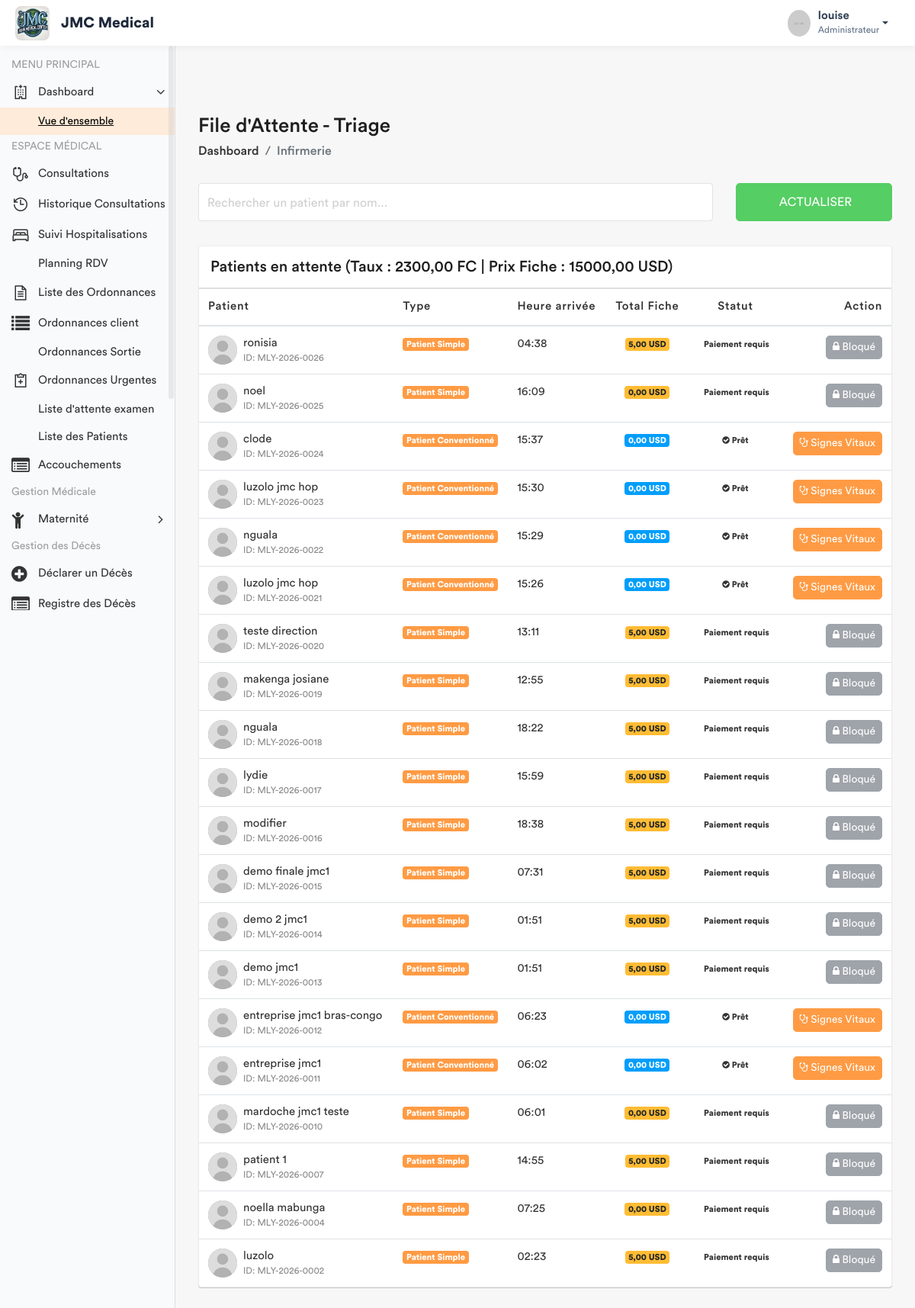
Screenshot of /infirmerie/attente/ (signed in) with the database file from the repository.
### app/models.py (models this page shows, shortened)
class ConfigurationHopital(models.Model):
    taux_usd_en_cdf = models.DecimalField(max_digits=10, decimal_places=2, default=Decimal('2500.00'))
    derniere_mise_a_jour = models.DateTimeField(auto_now=True)
    class Meta:
        verbose_name = "Configuration du Taux"
    @classmethod
    def get_taux(cls):
        config = cls.objects.first()
        if config:
            return config.taux_usd_en_cdf
        return Decimal('2500.00')

class Prestation(models.Model):
    CATEGORIES = [
        ('ADM', 'Administratif'),
        ('CONS', 'Consultation'),
        ('LABO', 'Laboratoire'),
        ('SOIN', 'Soins'),
        ('ECHO', 'Échographie'),
        ('RADIO', 'Radiologie'),
        ('SCAN', 'Scanner'),
        ('IRM', 'IRM'),
        ('CARDIO', 'Cardiographie'),
        ('GYNECO', 'Gynécographie'),
        ('ONCO', 'Oncologie'),
        ('ORTHO', 'Orthopédie'),
        ('DERMA', 'Dermatologie'),
        ('OPHTA', 'Ophtalmologie'),
        ('PSY', 'Psychiatrie'),
        ('KINE', 'Rééducation / Kinésithérapie'),
        ('MED', 'Acte Médical'),
        ('CHIR', 'Acte Chirurgical'),
        ('CONS_MAT', 'Consultation Maternité'),
        ('MAT', 'Forfait Maternité / Accouchement'),
    ]
    libelle = models.CharField(max_length=200, verbose_name="Libellé")
    categorie = models.CharField(max_length=10, choices=CATEGORIES, verbose_name="Catégorie")
    prix = models.DecimalField(max_digits=10, decimal_places=2, default=Decimal('0.00'), verbose_name="Prix (CDF)")
    hopital =  models.ForeignKey(Hopital, on_delete= models.SET_NULL , null = True , related_name = 'hopital_prestation')
    valeur_normale = models.CharField(
        max_length=150, blank=True, null=True,
        verbose_name="Valeur Normale / Référence (Labo uniquement)",
        help_text="Ex: 70-110 mg/dl, Négatif, etc."
    )
    class Meta:
        verbose_name = "Prestation"
        verbose_name_plural = "Prestations"

class Patient(models.Model):
    TYPE_CHOICES = [
        ('SIMPLE', 'Patient Simple'),
        ('FIDELE', 'Patient Fidèle'),
        ('CONVENTIONNE', 'Patient Conventionné'),
    ]
    code_patient = models.CharField(max_length=20, unique=True, editable=False)
    noms = models.CharField(max_length=100)
    service = models.ForeignKey('Service', on_delete=models.PROTECT, related_name='patients', null=True)
    sexe = models.CharField(max_length=1, choices=[('M', 'Masculin'), ('F', 'Féminin')])
    age = models.CharField(max_length=30)
    adresse = models.TextField()
    telephone = models.CharField(max_length=20)
    hopital = models.ForeignKey(Hopital , on_delete=models.SET_NULL , related_name= 'patient_hopital', null = True)
    type_patient = models.CharField(max_length=15, choices=TYPE_CHOICES, default='SIMPLE')
    a_carte_fidelite = models.BooleanField(default=False, verbose_name="Possède carte de fidélité")
    entreprise = models.ForeignKey(
        'Entreprise',
        on_delete=models.SET_NULL,
        null=True,
        blank=True,
        related_name='patients',
        verbose_name="Entreprise (si conventionné)"
    )
    fiche_payee = models.BooleanField(default=False)
    created_by = models.ForeignKey(User, on_delete=models.SET_NULL, null=True, related_name='patients_crees')
    date_creation = models.DateTimeField(auto_now_add=True)
    date_modification = models.DateTimeField(auto_now=True)

### app/views.py (the view)
# urls.py: path('infirmerie/attente/', views.liste_attente_triage, name='liste_attente_triage'),
@login_required
def liste_attente_triage(request):
    taux = ConfigurationHopital.get_taux()
    role = Fonction.objects.select_related('hopital', 'fonctionKey').filter(userKey=request.user).first()
    hopital_user = role.hopital if role else None
    if not hopital_user:
        messages.error(request, "Votre compte n'est rattaché à aucun hôpital.")
        return redirect('enregistrement_patient')
    prestation_fiche = Prestation.objects.filter(
        categorie='ADM',
        libelle__icontains='Fiche',
        hopital=hopital_user
    ).first()
    prix_fiche_usd = prestation_fiche.prix if prestation_fiche else Decimal('6.00')
    patients_liste = Patient.objects.filter(hopital=hopital_user).order_by('-date_creation')
    for patient in patients_liste:
        if patient.type_patient != 'SIMPLE':
            patient.a_solde_fiche = True
            patient.total_fiche_usd = Decimal('0.00')
            patient.doit_payer_fiche = False
        else:
            patient.doit_payer_fiche = True
            paiements = Paiement.objects.filter(patient=patient, service='FICHE', hopital=hopital_user)
            total_paye_usd = sum([
                p.montant_verse if p.devise == 'USD' else (p.montant_verse / taux)
                for p in paiements
            ], Decimal('0.00'))
            patient.total_fiche_usd = total_paye_usd
            patient.a_solde_fiche = total_paye_usd >= prix_fiche_usd
        patient.a_signes_vitaux_deja_pris = SigneVital.objects.filter(patient=patient).exists()
    fonctionKey = role.fonctionKey.roleName if (role and role.fonctionKey) else None
    return render(request, 'back-end/infirmerie/liste_attente.html', {
        'patients': patients_liste,
        'taux': taux,
        'prix_fiche': prix_fiche_usd,
        'fonctionKey': fonctionKey
    })

### app/templates/back-end/infirmerie/liste_attente.html (shortened to what this page needs)
<!DOCTYPE html>
{% load static %}
<html lang="fr">
    <head>
        {% include 'back-end/includes/css.html' %}
    </head>
    <body>
        <div class="main-wrapper">
            {% include 'back-end/includes/header.html' %}
            {% include 'back-end/includes/sidebar.html' %}
            <div class="page-wrapper">
                <div class="content container-fluid">
                    <div class="page-header">
                        <div class="row align-items-center">
                            <div class="col">
                                <h3 class="page-title">File d'Attente - Triage</h3>
                                <ul class="breadcrumb">
                                    <li class="breadcrumb-item"><a href="{% url 'dashboard' %}">Dashboard</a></li>
                                    <li class="breadcrumb-item active">Infirmerie</li>
                                </ul>
                            </div>
                        </div>
                    </div>
                    <div class="row filter-row">
                        <div class="col-sm-9 col-md-9">
                            <div class="form-group form-focus">
                                <input type="text" id="searchPatient" class="form-control floating" onkeyup="filterTable()">
                                <label class="focus-label">Rechercher un patient par nom...</label>
                            </div>
                        </div>
                        <div class="col-sm-3 col-md-3">
                            <button class="btn btn-success btn-block" onclick="window.location.reload();">  Actualiser </button>
                        </div>
                    </div>
                    <div class="card card-table mt-3">
                        <div class="card-header">
                            <h4 class="card-title mb-0">Patients en attente (Taux : {{ taux }} FC | Prix Fiche : {{ prix_fiche }} USD)</h4>
                        </div>
                        <div class="card-body">
                            <div class="table-responsive">
                                <table class="table table-hover table-center mb-0" id="patientTable">
                                    <thead>
                                        <tr>
                                            <th>Patient</th>
                                            <th>Type</th>
                                            <th>Heure arrivée</th>
                                            <th class="text-center">Total Fiche</th>
                                            <th class="text-center">Statut</th>
                                            <th class="text-right">Action</th>
                                        </tr>
                                    </thead>
                                    <tbody>
                                        {% for patient in patients %}
                                        <tr>
                                            <td>
                                                <h2 class="table-avatar">
                                                    <a href="#" class="avatar avatar-sm mr-2">
                                                        <img class="avatar-img rounded-circle" src="{% static 'back-end/assets/img/user.jpg' %}" alt="User">
                                                    </a>
                                                    <a href="#">{{ patient.noms }} <span>ID: {{ patient.code_patient }}</span></a>
                                                </h2>
                                            </td>
                                            <td><span class="badge badge-primary">{{ patient.get_type_patient_display }}</span></td>
                                            <td>{{ patient.date_creation|date:"H:i" }}</td>
                                            <td class="text-center">
                                                <span class="badge {% if patient.a_solde_fiche %}badge-info{% else %}badge-warning{% endif %}">
                                                    {{ patient.total_fiche_usd|floatformat:2 }} USD
                                                </span>
                                            </td>
                                            <td class="text-center">
                                                {% if patient.a_solde_fiche %}
                                                    <span class="badge badge-success-border"><i class="fa fa-check-circle"></i> Prêt</span>
                                                {% else %}
                                                    <span class="badge badge-danger-border"> Paiement requis</span>
                                                {% endif %}
                                            </td>
                                            <td class="text-right">
                                                {% if not patient.a_solde_fiche and patient.doit_payer_fiche %}
                                                    <button class="btn btn-secondary btn-sm" disabled title="Le patient doit solder {{ prix_fiche }} USD">
                                                        <i class="fa fa-lock"></i> Bloqué
                                                    </button>
                                                {% elif patient.a_signes_vitaux_deja_pris %}
                                                    <button class="btn btn-warning btn-sm" disabled>
                                                        <i class="fa fa-check-square"></i> Déjà prélevé
                                                    </button>
                                                {% else %}
                                                    <a href="{% url 'saisir_signes' patient.id %}" class="btn btn-primary btn-sm">
                                                        <i class="fa fa-stethoscope"></i> Signes Vitaux
                                                    </a>
                                                {% endif %}
                                            </td>
                                        </tr>
                                        {% empty %}
                                        <tr>
                                            <td colspan="6" class="text-center py-4">Aucun patient en attente.</td>
                                        </tr>
                                        {% endfor %}
                                    </tbody>
                                </table>
                            </div>
                        </div>
                    </div>
                </div>
            </div>
        </div>
    </body>
</html>

### app/templates/back-end/includes/header.html (shortened to what this page needs)
{% load static %}
<header class="header-modern" style="background: #ffffff; height: 60px; box-shadow: 0 2px 10px rgba(0,0,0,0.05); display: flex; align-items: center; padding: 0 20px; position: relative; z-index: 1060;">
    <div class="header-left" style="display: flex; align-items: center;">
        <a href="{% url 'home' %}" class="logo">
            <img src="{% static 'front-end/assets/img/dr/jmc.jpeg' %}" width="45" height="45" alt="Moyanoli" style="border-radius: 8px;">
        </a>
        <span style="font-weight: 700; font-size: 1.2rem; margin-left: 15px; color: #1e293b;">JMC Medical</span>
    </div>
    <ul class="nav user-menu" style="list-style: none; display: flex; align-items: center; margin-left: auto;">
        <li class="nav-item dropdown has-arrow main-drop">
            <a href="#" class="dropdown-toggle nav-link" data-toggle="dropdown" style="display: flex; align-items: center; color: #334155; text-decoration: none;">
                <span class="user-img" style="margin-right: 10px;">
                    <img src="{% static 'back-end/assets/img/profiles/avatar-21.jpg' %}" width="35" height="35" alt="User" style="border-radius: 50%;">
                </span>
                <div style="line-height: 1.2;">
                    <span style="font-weight: 600; display: block;">{{ user.username }}</span>
                    <span style="font-size: 0.75rem; color: #64748b;">Administrateur</span>
                </div>
            </a>
        </li>
    </ul>
</header>

### rows the page displays
ConfigurationHopital: taux_usd_en_cdf "2300,00"
Prestation: prix "15000,00"
Patient: noms "ronisia", code_patient "MLY-2026-0026", type_patient "Patient Simple", date_creation "04:38", total_fiche_usd "5,00", shows "Paiement requis"
Patient: noms "noel", code_patient "MLY-2026-0025", type_patient "Patient Simple", date_creation "16:09", total_fiche_usd "0,00", shows "Paiement requis"
Patient: noms "clode", code_patient "MLY-2026-0024", type_patient "Patient Conventionné", date_creation "15:37", total_fiche_usd "0,00", shows "Prêt", shows "Signes Vitaux"
Patient: noms "luzolo jmc hop", code_patient "MLY-2026-0023", type_patient "Patient Conventionné", date_creation "15:30", total_fiche_usd "0,00", shows "Prêt", shows "Signes Vitaux"
Patient: noms "nguala", code_patient "MLY-2026-0022", type_patient "Patient Conventionné", date_creation "15:29", total_fiche_usd "0,00", shows "Prêt", shows "Signes Vitaux"
Patient: noms "luzolo jmc hop", code_patient "MLY-2026-0021", type_patient "Patient Conventionné", date_creation "15:26", total_fiche_usd "0,00", shows "Prêt", shows "Signes Vitaux"
Patient: noms "teste direction", code_patient "MLY-2026-0020", type_patient "Patient Simple", date_creation "13:11", total_fiche_usd "5,00", shows "Paiement requis"
Patient: noms "makenga josiane", code_patient "MLY-2026-0019", type_patient "Patient Simple", date_creation "12:55", total_fiche_usd "5,00", shows "Paiement requis"
Patient: noms "nguala", code_patient "MLY-2026-0018", type_patient "Patient Simple", date_creation "18:22", total_fiche_usd "5,00", shows "Paiement requis"
Patient: noms "lydie", code_patient "MLY-2026-0017", type_patient "Patient Simple", date_creation "15:59", total_fiche_usd "5,00", shows "Paiement requis"
Patient: noms "modifier", code_patient "MLY-2026-0016", type_patient "Patient Simple", date_creation "18:38", total_fiche_usd "5,00", shows "Paiement requis"
Patient: noms "demo finale jmc1", code_patient "MLY-2026-0015", type_patient "Patient Simple", date_creation "07:31", total_fiche_usd "5,00", shows "Paiement requis"
Patient: noms "demo 2 jmc1", code_patient "MLY-2026-0014", type_patient "Patient Simple", date_creation "01:51", total_fiche_usd "5,00", shows "Paiement requis"
Patient: noms "demo jmc1", code_patient "MLY-2026-0013", type_patient "Patient Simple", date_creation "01:51", total_fiche_usd "5,00", shows "Paiement requis"
Patient: noms "entreprise jmc1 bras-congo", code_patient "MLY-2026-0012", type_patient "Patient Conventionné", date_creation "06:23", total_fiche_usd "0,00", shows "Prêt", shows "Signes Vitaux"
Patient: noms "entreprise jmc1", code_patient "MLY-2026-0011", type_patient "Patient Conventionné", date_creation "06:02", total_fiche_usd "0,00", shows "Prêt", shows "Signes Vitaux"
Patient: noms "mardoche jmc1 teste", code_patient "MLY-2026-0010", type_patient "Patient Simple", date_creation "06:01", total_fiche_usd "0,00", shows "Paiement requis"
Patient: noms "patient 1", code_patient "MLY-2026-0007", type_patient "Patient Simple", date_creation "14:55", total_fiche_usd "5,00", shows "Paiement requis"
Patient: noms "noella mabunga", code_patient "MLY-2026-0004", type_patient "Patient Simple", date_creation "07:25", total_fiche_usd "0,00", shows "Paiement requis"
Patient: noms "luzolo", code_patient "MLY-2026-0002", type_patient "Patient Simple", date_creation "02:23", total_fiche_usd "5,00", shows "Paiement requis"

### other values shown
{{ user.username }} "louise"
